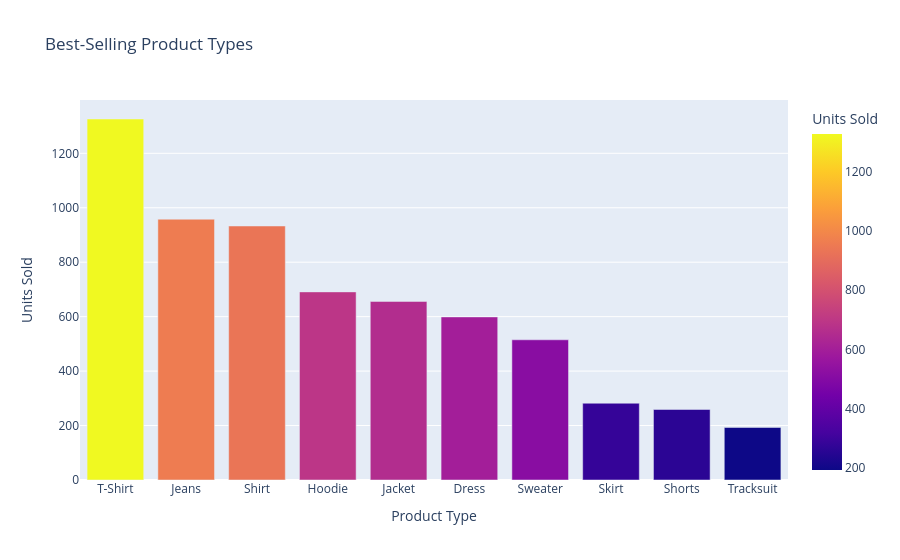

The cell this chart's notebook holds for it:
### Markdown cell above
### Best-Selling Product Types

### Code cell
product_type_sales = (
    fashion_sales
    .groupby("product_type")["quantity"]
    .sum()
    .sort_values(ascending=False)
    .reset_index()
)

fig = px.bar(
    product_type_sales,
    x="product_type",
    y="quantity",
    color="quantity",
    title="Best-Selling Product Types",
    labels={
        "product_type": "Product Type",
        "quantity": "Units Sold"
    }
)

fig.show()

### Figure 1 — Plotly figure (JSON) as saved in the notebook; plotly's stock layout.template omitted (floating-point values rounded to 4 significant figures)
{"data": [{"hovertemplate": "Product Type=%{x}<br>Units Sold=%{marker.color}<extra></extra>", "legendgroup": "", "marker": {"color": [1326, 958, 933, 691, 656, 599, 515, 282, 259, 193], "coloraxis": "coloraxis", "pattern": {"shape": ""}}, "name": "", "orientation": "v", "showlegend": false, "textposition": "auto", "type": "bar", "x": ["T-Shirt", "Jeans", "Shirt", "Hoodie", "Jacket", "Dress", "Sweater", "Skirt", "Shorts", "Tracksuit"], "xaxis": "x", "y": [1326, 958, 933, 691, 656, 599, 515, 282, 259, 193], "yaxis": "y"}], "layout": {"barmode": "relative", "coloraxis": {"colorbar": {"title": {"text": "Units Sold"}}, "colorscale": [[0, "#0d0887"], [0.1111, "#46039f"], [0.2222, "#7201a8"], [0.3333, "#9c179e"], [0.4444, "#bd3786"], [0.5556, "#d8576b"], [0.6667, "#ed7953"], [0.7778, "#fb9f3a"], [0.8889, "#fdca26"], [1, "#f0f921"]]}, "legend": {"tracegroupgap": 0}, "title": {"text": "Best-Selling Product Types"}, "xaxis": {"anchor": "y", "domain": [0, 1], "title": {"text": "Product Type"}}, "yaxis": {"anchor": "x", "domain": [0, 1], "title": {"text": "Units Sold"}}}}
